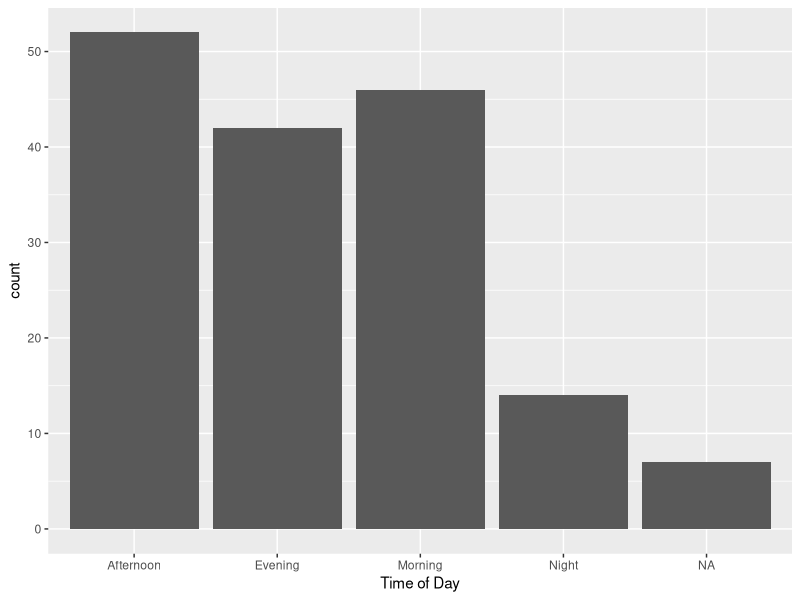
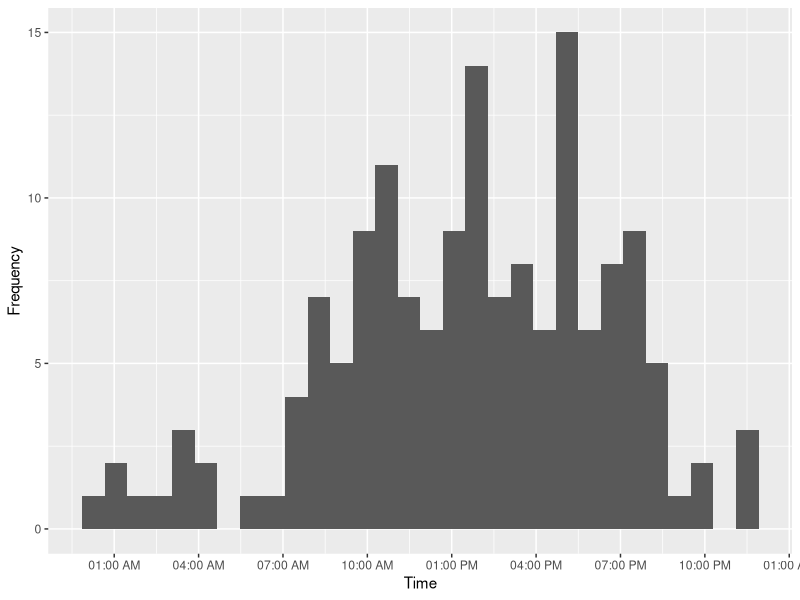
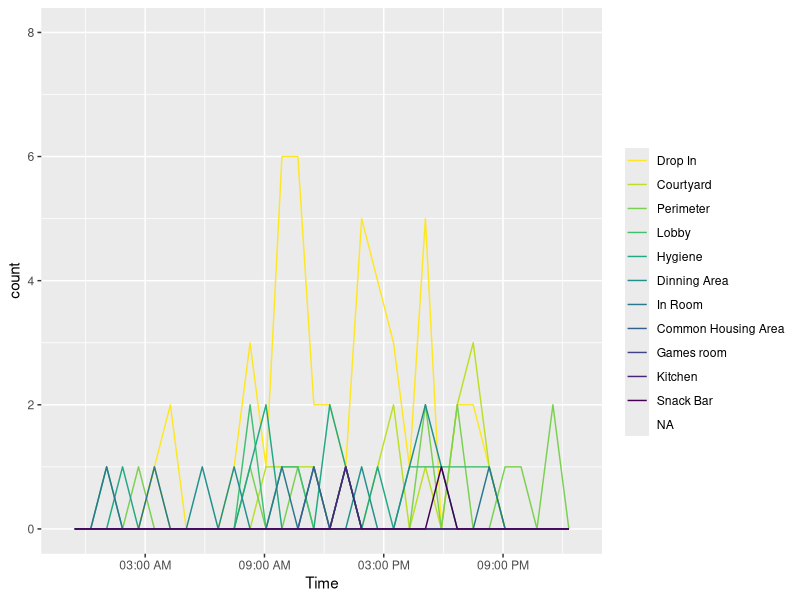
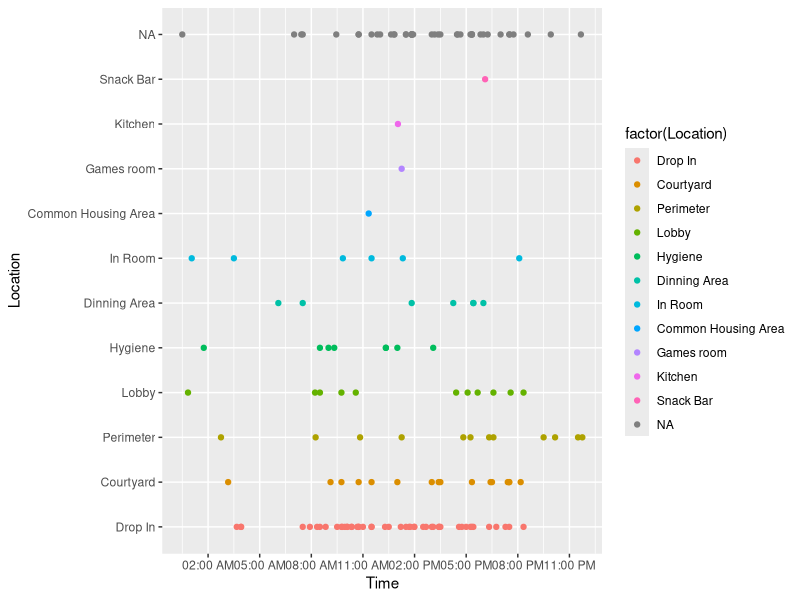

Here is the R script that generated these plots, in order:
## ---- chunk 1
library(tidyverse)
library(viridis)
library(scales)
## ---- chunk 2
setwd("~/Desktop/Spring 2019/STAT 123/Final Project")

ds <- read_csv("Data/919report_data.csv")

# Functions
clean.up = function(x) {
  if (is.na(x)) {
    x <- FALSE
  } else if (x == 0) {
    x <- FALSE
  } else {
    x <- TRUE
  }
}

# Fix and seperate Time
ds$Time = sapply(strsplit(as.character(ds$Time), " "), tail, n = 1)
ds = ds %>%
  mutate(Time=hms::as.hms(Time))

# Time of Day Column
ds = ds %>%
  mutate(Time_Of_Day = 
           ifelse((Time <= 12*60*60 & Time >= 5*60*60), "Morning", 
           ifelse((Time <= 17*60*60 & Time > 12*60*60), "Afternoon", 
           ifelse((Time < 22*60*60 & Time > 17*60*60), "Evening", "Night"))))

# Reorder, rename Columns
ds <- ds[c(1,2,3,43,4:42)]
colnames(ds)[17] <- "Attended By: Fire"
colnames(ds)[42] <- "Event Location: Snack Bar"

# Tranforms with semicolon
for (i in c(12:17, 19:26, 30:42)) {
  ds[i] <- apply(ds[i], MARGIN = 1, FUN = clean.up)
  ds[i] <- transform(ifelse(ds[i] == TRUE, paste(str_split(colnames(ds)[i], ": ")[[1]][2]), NA))
}

# Transforms with no semicolon
for (i in c(11, 27:29)) {
  ds[i] <- apply(ds[i], MARGIN = 1, FUN = clean.up)
  ds[i] <- transform(ifelse(ds[i] == TRUE, paste(colnames(ds)[i]), NA))
}

# Unite transformed Columns
ds <- unite(ds, col = "Incident_Type", matches("Incident"), sep=",")
ds$Incident_Type <- gsub("NA[,]?","", ds$Incident_Type)
ds$Incident_Type <- gsub("^$", NA, ds$Incident_Type)

ds <- unite(ds, col = "Attended_By", matches("Attended"), sep=",")
ds$Attended_By <- gsub("NA[,]?","", ds$Attended_By)
ds$Attended_By <- gsub("^$", NA, ds$Attended_By)

ds <- unite(ds, col = "Init_Call", matches("Call"), sep=",")
ds$Init_Call <- gsub("NA[,]?","", ds$Init_Call)
ds$Init_Call <- gsub("^$", NA, ds$Init_Call)

ds <- unite(ds, col = "Location", matches("Event"), sep=",")
ds$Location <- gsub("NA[,]?","", ds$Location)
ds$Location <- gsub("^$", NA, ds$Location)

ds = ds %>%
  separate(Incident_Type, "Incident Type", sep = ",", remove = TRUE) %>%
  separate(Attended_By, "Attended By", sep = ",", remove = TRUE) %>%
  separate(Init_Call, "Initial Call", sep = ",", remove = TRUE) %>%
  separate(Location, "Location", sep = ",", remove = TRUE)

ds$Location <- factor(ds$Location)
ds$Location <- fct_infreq(ds$Location)

## ---- chunk 3
summary(ds)
## ---- chunk 4
ggplot(data.frame(ds$Time_Of_Day), aes(x=ds$Time_Of_Day)) +
  geom_bar() + 
  xlab("Time of Day")

ggplot(data.frame(ds$Time), aes(x=as.POSIXct(strptime(ds$Time, format="%H:%M:%S")))) +
  geom_histogram() +
  xlab("Time") + 
  ylab("Frequency") +
  scale_x_datetime(breaks = date_breaks("3 hour"), labels = date_format("%I:%M %p"))
## ---- chunk 5
overdose_calls <- sum(ds$Overdose == "Overdose", na.rm = TRUE)
print(overdose_calls)
## ---- chunk 6
calls <- sum(ds$`Emergency Services Required` == "Emergency Services Required", na.rm = TRUE)
print(calls)
## ---- chunk 7
ggplot(ds, aes(x = as.POSIXct(strptime(ds$Time, format="%H:%M:%S")),
               fill = Location,
               color = factor(Location))) + 
  geom_freqpoly() +
  xlab("Time") +
  scale_x_datetime(breaks = date_breaks("6 hour"), labels = date_format("%I:%M %p")) +
  scale_color_viridis(discrete = TRUE, "", direction = -1)

ggplot(ds, aes(x = as.POSIXct(strptime(ds$Time, format="%H:%M:%S")), 
               y=Location,
               color = factor(Location))) + 
  geom_point() +
  scale_x_datetime(breaks = date_breaks("3 hour"), labels = date_format("%I:%M %p")) +
  xlab("Time")
